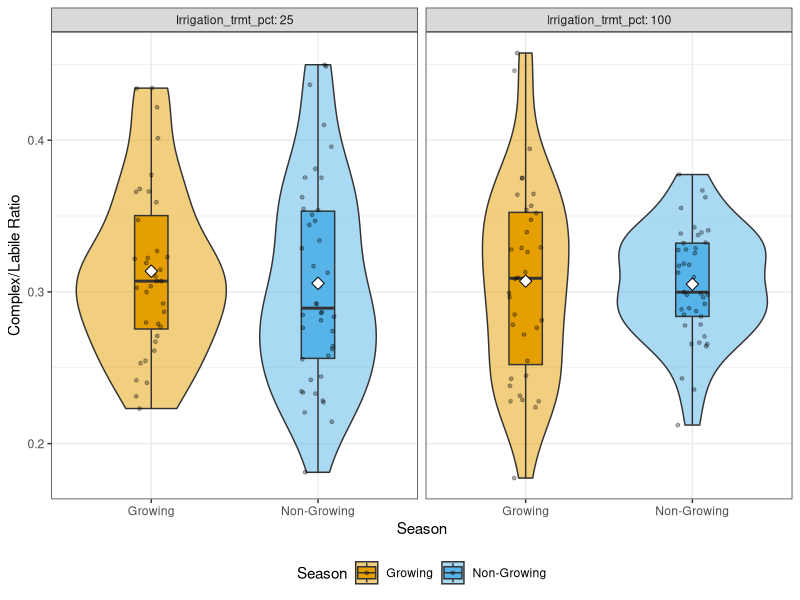

Source code (R): (Note: this script raises an error after producing the figure.)
# ================================================================================
# SETUP AND DATA LOADING
# ================================================================================
rm(list = ls())
# Load required libraries
library(tidyverse)
library(lme4)
library(lmerTest)
library(emmeans)
library(vegan)
library(ggplot2)
library(cowplot)
library(corrplot)

# Load your data
microresp <- read.csv("DataHub/Soil_Phenotypes/SoilSFA_A3.1_MicroResp.csv")
names(microresp)[1] = "Sample_cat"

# Define your color palettes
season_cols <- c("Growing" = "#E69F00", "Non-Growing" = "#56B4E9")
trt_cols    <- c("100" = "#5AAE61", "25" = "#9970AB")

# ================================================================================
# DATA PREPARATION
# ================================================================================

# Filter for 5-hour timepoint and C-normalized data
microresp_filtered <- microresp %>%
  filter(Timepoint == 5,
         Normalization == "ngCO2-C_mgC_h",
         Substrate != "Water") %>%
  mutate(
    Month = as.numeric(format(as.Date(Collection_date, format="%m/%d/%y"), "%m")),
    Season = case_when(
      Month %in% c(6, 7, 8, 9, 10) ~ "Growing",
      TRUE ~ "Non-Growing"
    ),
    Season = factor(Season, levels = c("Growing", "Non-Growing"))
  )

# Create substrate classification using YOUR categorization
substrate_classes <- microresp_filtered %>%
  distinct(Substrate, Substrate_category) %>%
  mutate(
    Complexity = case_when(
      # Complex: polymers/proteins + hydrophobic/aromatic classes (lower bioavailability)
      Substrate_category %in% c("polymer", "protein",
                                "fatty acid ester", "plant wax ester", "phenolic") ~ "Complex",
      # Labile: small, generally soluble substrates (incl. low-MW carboxylic acids)
      Substrate_category %in% c("carbohydrate",
                                "amino acid A", "amino acid B", "amino acid C", "amino acid D",
                                "carboxylic acids", "amine", "signaling molecule") ~ "Labile",
      # Fallback: collapse any remaining categories into Labile (change if desired)
      TRUE ~ "Labile"
    )
  )

# Join complexity back to main data
microresp_filtered <- microresp_filtered %>%
  left_join(substrate_classes, by = c("Substrate", "Substrate_category"))

# ================================================================================
# CALCULATE COMPLEX/LABILE RATIOS
# ================================================================================

# Calculate mean SIR for Complex and Labile substrates per sample
complex_labile_ratios <- microresp_filtered %>%
  filter(Complexity %in% c("Complex", "Labile")) %>%
  group_by(Sample_cat, Season, Plot, Irrigation_trmt_pct, Complexity) %>%
  summarise(Mean_SIR = mean(SIR, na.rm = TRUE), .groups = "drop") %>%
  pivot_wider(
    id_cols = c(Sample_cat, Season, Plot, Irrigation_trmt_pct),
    names_from = Complexity,
    values_from = Mean_SIR
  ) %>%
  mutate(
    Complex_Labile_Ratio = Complex / Labile
  )

# Display summary of the calculated ratios
print("Summary of calculated Complex/Labile ratios:")
summary(complex_labile_ratios$Complex_Labile_Ratio)

# Check for any missing values
print(paste("Number of samples with missing ratios:", 
            sum(is.na(complex_labile_ratios$Complex_Labile_Ratio))))

# ================================================================================
# ANALYSIS 2: COMPLEX/LABILE RATIO TEST
# ================================================================================

# Statistical test of complex/labile ratio across seasons
ratio_model <- lmer(Complex_Labile_Ratio ~ Season * Irrigation_trmt_pct + (1|Plot), 
                    data = complex_labile_ratios)

# Summary
#print("=" %R% 50)
print("COMPLEX/LABILE RATIO MODEL SUMMARY")
#print("=" %R% 50)
summary(ratio_model)

# ANOVA table
print("ANOVA Results:")
anova(ratio_model)

# Post-hoc comparisons
emmeans_ratio <- emmeans(ratio_model, pairwise ~ Season)
print("Estimated Marginal Means:")
print(emmeans_ratio)

# Visualization of ratio
p_ratio <- ggplot(complex_labile_ratios, 
                  aes(x = Season, y = Complex_Labile_Ratio, fill = Season)) +
  geom_violin(alpha = 0.5) +
  geom_boxplot(width = 0.2, outlier.shape = NA) +
  geom_jitter(width = 0.1, alpha = 0.3, size = 1) +
  stat_summary(fun = mean, geom = "point", shape = 23, size = 3, fill = "white") +
  facet_wrap(~Irrigation_trmt_pct, labeller = label_both) +
  scale_fill_manual(values = season_cols) +
  labs(y = "Complex/Labile Ratio",
       x = "Season") +
  theme_bw() +
  theme(legend.position = "bottom",
        plot.title = element_text(hjust = 0.5, face = "bold"))

ggsave("Figures/complex_labile_ratio_season.pdf", p_ratio, width = 10, height = 6)

# Effect size calculation
ratio_summary <- complex_labile_ratios %>%
  group_by(Season, Irrigation_trmt_pct) %>%
  summarise(
    Mean_Ratio = mean(Complex_Labile_Ratio, na.rm = TRUE),
    SD_Ratio = sd(Complex_Labile_Ratio, na.rm = TRUE),
    SE_Ratio = SD_Ratio / sqrt(n()),
    .groups = "drop"
  )

print("Summary statistics for Complex/Labile Ratio:")
print(ratio_summary)

# Save the calculated ratios for later use
write.csv(complex_labile_ratios, 
          "Results/complex_labile_ratios_calculated.csv", 
          row.names = FALSE)

# ================================================================================
# PANEL A: SUBSTRATE CATEGORY BY SEASON WITH WILCOXON TEST
# ================================================================================

# Calculate mean SIR by complexity category and season
category_summary <- microresp_filtered %>%
  filter(Complexity %in% c("Complex", "Labile")) %>%
  group_by(Sample_cat, Season, Complexity, Irrigation_trmt_pct) %>%
  summarise(Mean_SIR = mean(SIR, na.rm = TRUE), .groups = "drop")

# Perform Wilcoxon test for each complexity category
wilcox_results <- category_summary %>%
  group_by(Complexity) %>%
  summarise(
    p_value = wilcox.test(Mean_SIR ~ Season)$p.value,
    .groups = "drop"
  )

print("Wilcoxon test results:")
print(wilcox_results)

# Create Panel A
panel_a <- ggplot(category_summary, 
                  aes(x = Season, y = Mean_SIR, fill = Season)) +
  geom_violin(alpha = 0.5, trim = FALSE) +
  geom_boxplot(width = 0.2, outlier.shape = NA, alpha = 0.7) +
  geom_jitter(width = 0.1, alpha = 0.3, size = 1) +
  facet_wrap(~ Complexity, scales = "free_y") +
  scale_fill_manual(values = season_cols) +
  labs(
    title = "A",
    y = "Mean SIR (ngCO2-C per mg C per h)",
    x = "Season"
  ) +
  theme_bw() +
  theme(
    legend.position = "none",
    plot.title = element_text(face = "bold", size = 12),
    strip.text = element_text(face = "bold"),
    panel.grid.minor = element_blank()
  ) +
  # Add p-values from Wilcoxon tests
  geom_text(data = wilcox_results, 
            aes(x = 1.5, y = Inf, 
                label = paste0("p = ", round(p_value, 3))),
            inherit.aes = FALSE,
            vjust = 1.5, size = 3.5)

# ================================================================================
# PANEL B: NMDS WITH ENVFIT
# ================================================================================

# Create matrix for NMDS (samples x substrates)
sir_matrix <- microresp_filtered %>%
  select(Sample_cat, Substrate, SIR) %>%
  pivot_wider(names_from = Substrate, values_from = SIR, values_fill = 0) %>%
  column_to_rownames("Sample_cat") %>%
  as.matrix()

# Get metadata in same order
metadata <- microresp_filtered %>%
  select(Sample_cat, Season, Irrigation_trmt_pct) %>%
  distinct() %>%
  filter(Sample_cat %in% rownames(sir_matrix)) %>%
  arrange(match(Sample_cat, rownames(sir_matrix)))

# Ensure order matches
sir_matrix_ordered <- sir_matrix[metadata$Sample_cat, ]

# Run NMDS
set.seed(123)
nmds <- metaMDS(sir_matrix_ordered, distance = "bray", k = 2, trymax = 100)

# Perform envfit to identify important substrates
envfit_result <- envfit(nmds, sir_matrix_ordered, permutations = 999)

# Extract top substrates based on r-squared
envfit_scores <- as.data.frame(scores(envfit_result, display = "vectors"))
envfit_scores$Substrate <- rownames(envfit_scores)
envfit_scores$r_squared <- envfit_result$vectors$r
envfit_scores$p_value <- envfit_result$vectors$pvals

# Filter for significant substrates and select top 10
top_substrates <- envfit_scores %>%
  filter(p_value < 0.05) %>%
  arrange(desc(r_squared)) %>%
  head(10)

print("Top 10 substrates from envfit:")
print(top_substrates %>% select(Substrate, r_squared, p_value))

# CORRECTED: Extract NMDS scores using nmds$points
nmds_data <- data.frame(
  Sample_cat = rownames(nmds$points),
  NMDS1 = nmds$points[, 1],
  NMDS2 = nmds$points[, 2],
  Season = metadata$Season,
  Irrigation = factor(metadata$Irrigation_trmt_pct)
)

# Scale substrate vectors for plotting
arrow_scale <- 0.5  # Adjust this to make arrows appropriate length
top_substrates_scaled <- top_substrates %>%
  mutate(
    NMDS1_arrow = NMDS1 * arrow_scale,
    NMDS2_arrow = NMDS2 * arrow_scale
  )

# Create Panel B
panel_b <- ggplot(nmds_data, aes(x = NMDS1, y = NMDS2)) +
  geom_point(aes(color = Season, shape = Irrigation), 
             size = 3, alpha = 0.7) +
  scale_color_manual(values = season_cols) +
  scale_shape_manual(values = c("25" = 17, "100" = 16),
                     labels = c("25% FWC", "100% FWC")) +
  # Add substrate vectors
  geom_segment(data = top_substrates_scaled,
               aes(x = 0, y = 0, xend = NMDS1_arrow, yend = NMDS2_arrow),
               arrow = arrow(length = unit(0.2, "cm")),
               color = "gray30", linewidth = 0.5) +
  geom_text_repel(data = top_substrates_scaled,
                  aes(x = NMDS1_arrow, y = NMDS2_arrow, label = Substrate),
                  size = 3, color = "gray30", 
                  max.overlaps = 20,
                  segment.color = NA) +
  labs(
    title = "B",
    subtitle = paste0("Stress = ", round(nmds$stress, 3), 
                      " | Top 10 substrates (envfit p < 0.05)"),
    color = "Season",
    shape = "Irrigation"
  ) +
  theme_bw() +
  theme(
    plot.title = element_text(face = "bold", size = 12),
    plot.subtitle = element_text(size = 10),
    legend.position = "right",
    panel.grid.minor = element_blank()
  )


# ================================================================================
# PANEL C: HEATMAP OF EFFECT SIZES WITH MIXED EFFECTS MODELS
# ================================================================================

# Run mixed effects models for top substrates from envfit
top_substrate_names <- top_substrates$Substrate

# Initialize results dataframe
lmm_results <- data.frame()

for(sub in top_substrate_names) {
  
  # Filter data for this substrate
  sub_data <- microresp_filtered %>%
    filter(Substrate == sub) %>%
    drop_na(SIR)
  
  # Skip if insufficient data
  if(nrow(sub_data) < 10) {
    message(paste("Skipping", sub, "- insufficient data"))
    next
  }
  
  # Fit linear mixed model
  tryCatch({
    model <- lmer(SIR ~ Season * Irrigation_trmt_pct + (1|Plot), 
                  data = sub_data)
    
    # Extract results
    coef_summary <- summary(model)$coefficients
    
    # Check if SeasonNon-Growing exists
    if("SeasonNon-Growing" %in% rownames(coef_summary)) {
      
      lmm_results <- rbind(lmm_results, data.frame(
        Substrate = sub,
        Season_estimate = coef_summary["SeasonNon-Growing", "Estimate"],
        Season_SE = coef_summary["SeasonNon-Growing", "Std. Error"],
        Season_pvalue = coef_summary["SeasonNon-Growing", "Pr(>|t|)"]
      ))
    }
  }, error = function(e) {
    message(paste("Model failed for", sub, ":", e$message))
  })
}

# Apply FDR correction
lmm_results <- lmm_results %>%
  mutate(
    Season_pvalue_adj = p.adjust(Season_pvalue, method = "fdr"),
    Significant = Season_pvalue_adj < 0.05,
    Significance_marker = ifelse(Significant, "*", "")
  )

print("Mixed effects model results for top substrates:")
print(lmm_results)

# Create heatmap data
heatmap_data <- lmm_results %>%
  mutate(
    Substrate = factor(Substrate, 
                       levels = Substrate[order(Season_estimate)])
  )

# Create Panel C
panel_c <- ggplot(heatmap_data, 
                  aes(x = "Season Effect", y = Substrate)) +
  geom_tile(aes(fill = Season_estimate), 
            color = "white", linewidth = 0.8) +
  geom_text(aes(label = Significance_marker), 
            size = 8, vjust = 0.75, fontface = "bold") +
  scale_fill_gradient2(
    low = season_cols["Growing"], 
    mid = "white", 
    high = season_cols["Non-Growing"],
    midpoint = 0,
    name = "Effect Size\n(Non-Growing\n- Growing)"
  ) +
  labs(
    title = "C",
    subtitle = "* indicates FDR-adjusted p < 0.05",
    y = "Substrate"
  ) +
  theme_bw() +
  theme(
    axis.text.x = element_blank(),
    axis.ticks.x = element_blank(),
    axis.title.x = element_blank(),
    plot.title = element_text(hjust = 0, face = "bold", size = 12),
    plot.subtitle = element_text(hjust = 0, size = 10),
    legend.position = "right",
    panel.grid = element_blank()
  )

# ================================================================================
# COMBINE PANELS INTO FINAL FIGURE
# ================================================================================

# Combine all three panels
final_figure <- plot_grid(
  panel_a,
  plot_grid(panel_b, panel_c, ncol = 2, rel_widths = c(1.2, 0.8)),
  ncol = 1,
  rel_heights = c(0.8, 1.2)
)

# Save figure
ggsave("Figures/Figure_3_MicroResp_3panel_figure.pdf", 
       final_figure, 
       width = 14, 
       height = 12,
       units = "in")

ggsave("Figures/Figure_3_MicroResp_3panel_figure.png", 
       final_figure, 
       width = 14, 
       height = 12,
       units = "in",
       dpi = 300)

print("Figure saved successfully!")

# ================================================================================
# SAVE STATISTICAL RESULTS
# ================================================================================

# Save Wilcoxon results
write.csv(wilcox_results, 
          "Results/wilcoxon_category_season.csv", 
          row.names = FALSE)

# Save envfit results
write.csv(top_substrates, 
          "Results/envfit_top10_substrates.csv", 
          row.names = FALSE)

# Save mixed model results
write.csv(lmm_results, 
          "Results/lmm_seasonal_effects.csv", 
          row.names = FALSE)

print("Statistical results saved!")

# ================================================================================
# OPTIONAL: CREATE INDIVIDUAL PANELS FOR PRESENTATIONS
# ================================================================================

ggsave("Figures/panel_A_categories.pdf", panel_a, width = 8, height = 6)
ggsave("Figures/panel_B_NMDS.pdf", panel_b, width = 10, height = 8)
ggsave("Figures/panel_C_heatmap.pdf", panel_c, width = 6, height = 8)

print("Individual panels saved!")
